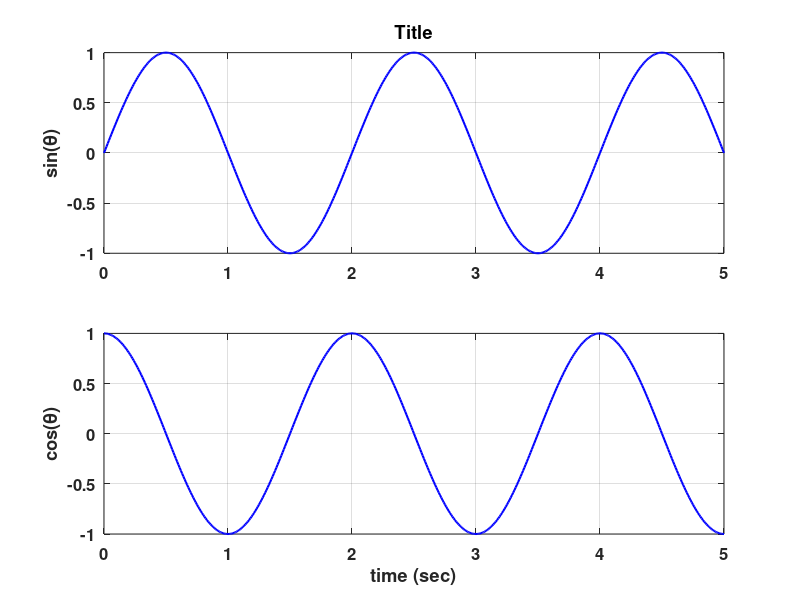

This figure's MATLAB source: (Note: this script raises an error after producing the figure.)
clear; close all; clc;
% create a sinusoidal function
T = 2;  % period = 2 sec
t = linspace(0, 5, 501); % create linear space from x1 to x2 with step n
x = sin(2 * pi * t / T);
y = cos(2 * pi * t / T);

z = zeros(2, length(t));    % create a 2x501 arrays of 0s
z(1,:) = x; % give values to them
z(2,:) = y;
label = {'sin(\theta)', 'cos(\theta)'};

% figure('Position', [150 150 800 400]) % Position of figure is (150, 150); size (800x400)
% plot(t, x, 'r--', 'LineWidth', 1.5);    % dash line, width 1.5
% hold on;
% plot(t, y, 'b-', 'LineWidth', 1.5);
% xlabel('time (sec)');
% ylabel('distance (m)');
% title('This is a title');
% grid on;
% set(gca, 'FontSize', 12);    % 'gca' is everything related in the plot (text height, weight,...)
% set(gca, 'FontWeight', 'Bold');
% % legend('sin(\theta)', 'cos(\theta)', 'Location','best');    % find the best place to put legends
% legend('sin(\theta)', 'cos(\theta)', 'Location','southoutside', ...
%     'Orientation','Horizontal');    % under the plot
% savefig('plot_01.fig')

figure('Position', [150 150 800 800]);
for cnt = 1:2
    subplot(2, 1, cnt);
    plot(t, z(cnt,:), 'b-', 'LineWidth', 1.5);
    ylabel(label(cnt));
    set(gca, 'FontSize', 12);
    set(gca, 'FontWeight', 'Bold');
    grid on;
end
subplot(2,1,1);
title('Title');
subplot(2,1,2);
xlabel('time (sec)');
savefig('plot_02.fig')

% subplot(2, 1, 1);   % @rows, @cols, @what we're looking at
% h1 = plot(t, z(1,:), 'b-', 'LineWidth', 1.5);
% ylabel('sin(\theta)');
% set(gca, 'FontSize', 12);
% set(gca, 'FontWeight', 'Bold');
% grid on;
% 
% subplot(2, 1, 2);
% h2 = plot(t, z(2,:), 'b-', 'LineWidth', 1.5);
% ylabel('cos(\theta)');
% xlabel('time (sec)');
% set(gca, 'FontSize', 12);
% set(gca, 'FontWeight', 'Bold');
% grid on;
%%
clear; close all; clc;
f(1) = openfig('plot_01.fig');
f(2) = openfig('plot_02.fig');
for cnt = 1:2
    saveas(f(cnt), num2str(cnt, 'plot_0%d.tif'));   % high resolution file
end
close all;

